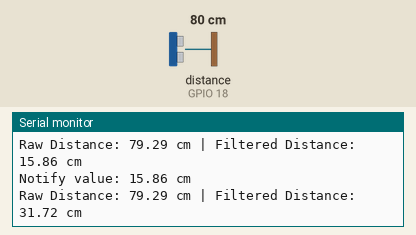
Bench run of a sketch on a simulated ESP32. On the bench: the last lines printed to the serial monitor. Wiring (inferred from the names in the program): ultrasonic range finder: trigger GPIO 5; echo GPIO 18. The inputs (shaded band) are chosen by the test bench; at power-on: distance to the obstacle (sensor on GPIO 18) 80 cm. The echo pulse lasts 58.3 µs per cm; nothing arrives over Bluetooth unless stated; a phone connects over Bluetooth LE 3 s after start.

Above: at 4.8 s.
4.9 s: distance to the obstacle (sensor on GPIO 18) set to 33 cm
At 5.8 s:
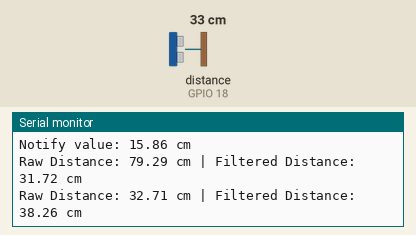
6.5 s: distance to the obstacle (sensor on GPIO 18) set to 26 cm
At 9.8 s:
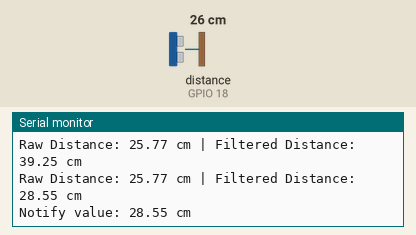
Timing chart, 0 to 11.3 s (numbered marks = the images above; inputs shaded):
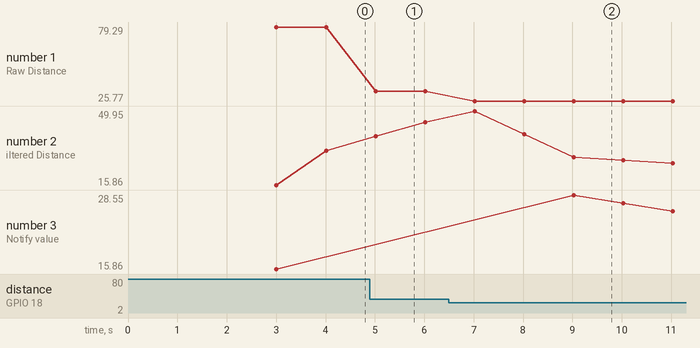

The sketch:

Server_code.ino
```cpp
#include <Arduino.h>
#include <BLEDevice.h>
#include <BLEServer.h>
#include <BLEUtils.h>
#include <BLE2902.h>
#include <stdlib.h>

BLEServer* pServer = NULL;
BLECharacteristic* pCharacteristic = NULL;
bool deviceConnected = false;
bool oldDeviceConnected = false;
unsigned long previousMillis = 0;
const long interval = 1000;

// TODO: add new global variables for your sensor readings and processed data
#define TRIGGER_PIN 5
#define ECHO_PIN 18
const int filterSize = 5;  // Moving average window
float distanceBuffer[filterSize] = {0};  // Buffer for past readings
int bufferIndex = 0;  // Circular buffer index

// TODO: Change the UUID to your own (any specific one works, but make sure they're different from others'). You can generate one here: https://www.uuidgenerator.net/
#define SERVICE_UUID        "61e012d4-d5ea-4382-8ddd-1c13a06f14c9"
#define CHARACTERISTIC_UUID "0d40473e-9b72-4421-b5d8-ee5f1a9b8692"

class MyServerCallbacks : public BLEServerCallbacks {
    void onConnect(BLEServer* pServer) {
        deviceConnected = true;
    };

    void onDisconnect(BLEServer* pServer) {
        deviceConnected = false;
    }
};

// TODO: add DSP algorithm functions here
// Moving average filter
float movingAverageFilter(float newDistance) {
    distanceBuffer[bufferIndex] = newDistance;
    bufferIndex = (bufferIndex + 1) % filterSize;  // Circular buffer index

    float sum = 0;
    for (int i = 0; i < filterSize; i++) {
        sum += distanceBuffer[i];
    }
    return sum / filterSize;
}

// Function to read ultrasonic sensor distance
float readDistance() {
    digitalWrite(TRIGGER_PIN, LOW);
    delayMicroseconds(2);
    digitalWrite(TRIGGER_PIN, HIGH);
    delayMicroseconds(10);
    digitalWrite(TRIGGER_PIN, LOW);

    long duration = pulseIn(ECHO_PIN, HIGH);
    float distance = duration * 0.034 / 2;  // Convert to cm
    return distance;
}

void setup() {
    Serial.begin(115200);
    Serial.println("Starting BLE work!");

    // TODO: add codes for handling your sensor setup (pinMode, etc.)
     pinMode(TRIGGER_PIN, OUTPUT);
     pinMode(ECHO_PIN, INPUT);

    // TODO: name your device to avoid conflictions
    BLEDevice::init("Laura_Jaz");
    pServer = BLEDevice::createServer();
    pServer->setCallbacks(new MyServerCallbacks());
    BLEService *pService = pServer->createService(SERVICE_UUID);
    pCharacteristic = pService->createCharacteristic(
        CHARACTERISTIC_UUID,
        BLECharacteristic::PROPERTY_READ |
        BLECharacteristic::PROPERTY_WRITE |
        BLECharacteristic::PROPERTY_NOTIFY
    );
    pCharacteristic->addDescriptor(new BLE2902());
    pCharacteristic->setValue("Hello World");
    pService->start();
    // BLEAdvertising *pAdvertising = pServer->getAdvertising();  // this still is working for backward compatibility
    BLEAdvertising *pAdvertising = BLEDevice::getAdvertising();
    pAdvertising->addServiceUUID(SERVICE_UUID);
    pAdvertising->setScanResponse(true);
    pAdvertising->setMinPreferred(0x06);  // functions that help with iPhone connections issue
    pAdvertising->setMinPreferred(0x12);
    BLEDevice::startAdvertising();
    Serial.println("Characteristic defined! Now you can read it in your phone!");
}

void loop() {
    // TODO: add codes for handling your sensor readings (analogRead, etc.)
    unsigned long currentMillis = millis();

    if (deviceConnected && currentMillis - previousMillis >= interval) {
        previousMillis = currentMillis;

        float rawDistance = readDistance();  // Read raw sensor data
        float filteredDistance = movingAverageFilter(rawDistance);  // Apply filter

    // TODO: use your defined DSP algorithm to process the readings
    Serial.print("Raw Distance: ");
    Serial.print(rawDistance);
    Serial.print(" cm | Filtered Distance: ");
    Serial.print(filteredDistance);
    Serial.println(" cm");


    if (deviceConnected) {
        // Send new readings to database
        // TODO: change the following code to send your own readings and processed data
        if (filteredDistance < 30.0) {  // Transmit only if distance < 30 cm
            String distanceStr = String(filteredDistance);
            pCharacteristic->setValue(distanceStr.c_str());
            pCharacteristic->notify();
            Serial.println("Notify value: " + distanceStr + " cm");
        }
    }
    // disconnecting
    if (!deviceConnected && oldDeviceConnected) {
        delay(500);  // give the bluetooth stack the chance to get things ready
        pServer->startAdvertising();  // advertise again
        Serial.println("Start advertising");
        oldDeviceConnected = deviceConnected;
    }
    // connecting
    if (deviceConnected && !oldDeviceConnected) {
        // do stuff here on connecting
        oldDeviceConnected = deviceConnected;
    }
    delay(1000);
}
}
```

Measured:
- the behaviour switches between 31 and 30 cm on distance to the obstacle (sensor on GPIO 18) (found by bisection; images 1 and 2)
- after the input at 4.9 s, the serial monitor: prints a new line after 0.11 s (image 1)
- after the input at 6.5 s, the serial monitor: prints a new line after 0.52 s (image 2)
- plotted number 1: 79.29 → 32.71 after the input at 4.9 s, 32.71 → 25.77 after the input at 6.5 s
- plotted number 2: 31.72 → 44.8 after the input at 4.9 s, 44.8 → 25.77 after the input at 6.5 s
- plotted number 3: 15.86 → 25.77 after the input at 6.5 s
